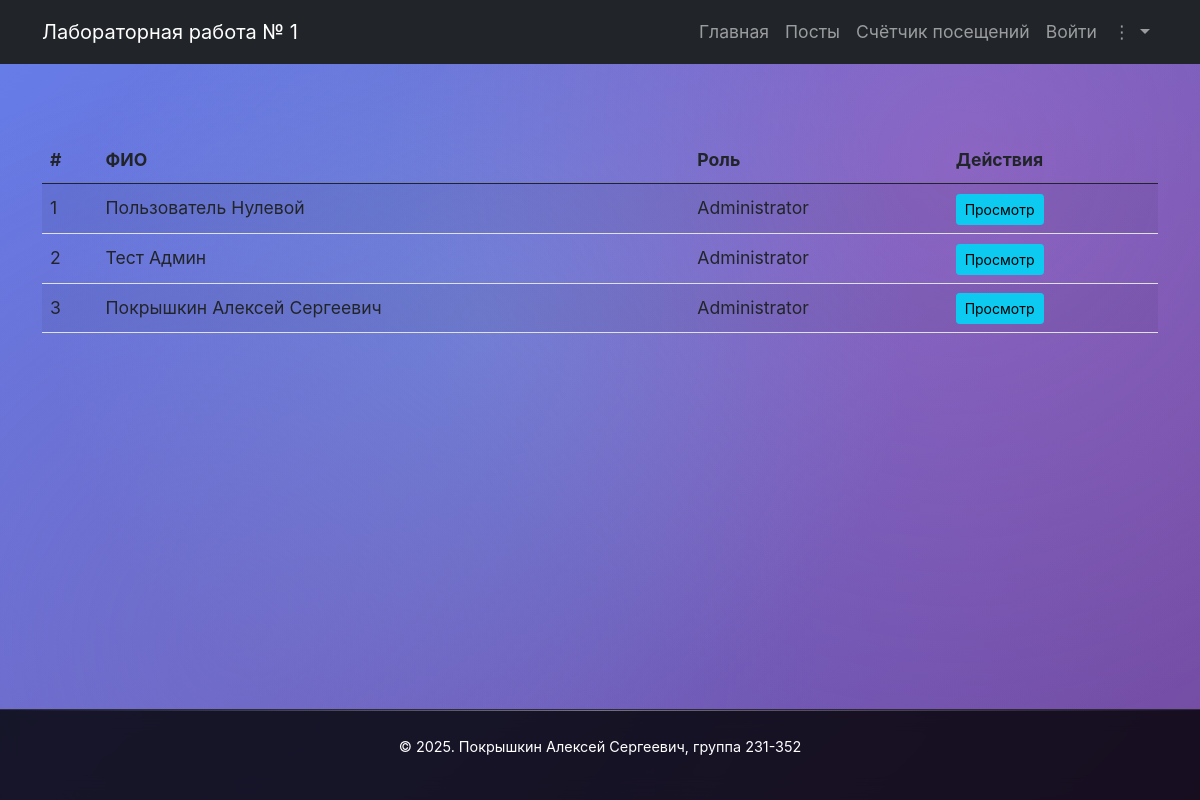
The page / on the database its author committed.
### app/models.py (models this page shows, shortened)
class User(UserMixin, db.Model):
    __tablename__ = 'users'
    id = db.Column(db.Integer, primary_key=True)
    login = db.Column(db.String(64), unique=True, nullable=False)
    password_hash = db.Column(db.String(128), nullable=False)
    surname = db.Column(db.String(64))
    name = db.Column(db.String(64), nullable=False)
    patronymic = db.Column(db.String(64))
    role_id = db.Column(db.Integer, db.ForeignKey('roles.id'))
    role = db.relationship('Role', backref=db.backref('users', lazy=True))
    created_at = db.Column(db.DateTime, default=datetime.utcnow, nullable=False)

class Role(db.Model):
    __tablename__ = 'roles'
    id = db.Column(db.Integer, primary_key=True)
    name = db.Column(db.String(64), unique=True, nullable=False)
    description = db.Column(db.Text)

### app/app.py (the view)
@app.route('/')
def index():
    users = User.query.order_by(User.id).all()
    return render_template('index.html', users=users)

### app/app.py (called while the page is built)
@app.after_request
def log_visit(response):
    if request.endpoint not in ('static',) and not request.path.startswith('/visit_logs'):
        visit = VisitLog(
            path=request.path,
            user_id=current_user.id if current_user.is_authenticated else None
        )
        db.session.add(visit)
        db.session.commit()
    return response

### app/templates/index.html (shortened to what this page needs)
{% extends 'base.html' %} {% block content %}
<div class="row">
  <div class="col-lg-12">
    <table class="table table-striped mt-3">
      <thead>
        <tr>
          <th>#</th>
          <th>ФИО</th>
          <th>Роль</th>
          <th>Действия</th>
        </tr>
      </thead>
      <tbody>
        {% for user in users %}
        <tr>
          <td>{{ loop.index }}</td>
          <td>
            {{ user.surname or '' }} {{ user.name or '' }} {{ user.patronymic or
            '' }}
          </td>
          <td>{{ user.role.name if user.role else '' }}</td>
          <td>
            <a
              class="btn btn-info btn-sm"
              href="{{ url_for('view_user', user_id=user.id) }}"
              >Просмотр</a
            >
          </td>
        </tr>
        {% endfor %}
      </tbody>
    </table>
  </div>
</div>
{% endblock %}

### app/static/styles.css (style rules this page uses)
html, body { height: 100%; margin: 0; overflow-x: hidden; }
body { font-size: 1.1rem; font-family: 'Inter', 'Segoe UI', system-ui, sans-serif; line-height: 1.8; margin: 0; padding: 0; background: linear-gradient(135deg, #667eea 0%, #764ba2 100%); display: flex; flex-direction: column; color: #2d3748; min-height: 100vh; position: relative; }
body::before { content: ''; position: fixed; top: 0; left: 0; width: 100%; height: 100%; background: radial-gradient(circle at 20% 80%, rgba(120, 119, 198, 0.3) 0%, transparent 50%), radial-gradient(circle at 80% 20%, rgba(255, 119, 198, 0.2) 0%, transparent 50%), radial-gradient(circle at 40% 40%, rgba(120, 219, 255, 0.2) 0%, transparent 50%); pointer-events: none; z-index: -1; }

### rows shown on the page
User: surname "Пользователь", name "Нулевой", role "Administrator"
User: surname "Тест", name "Админ", role "Administrator"
User: surname "Покрышкин", name "Алексей", patronymic "Сергеевич", role "Administrator"
